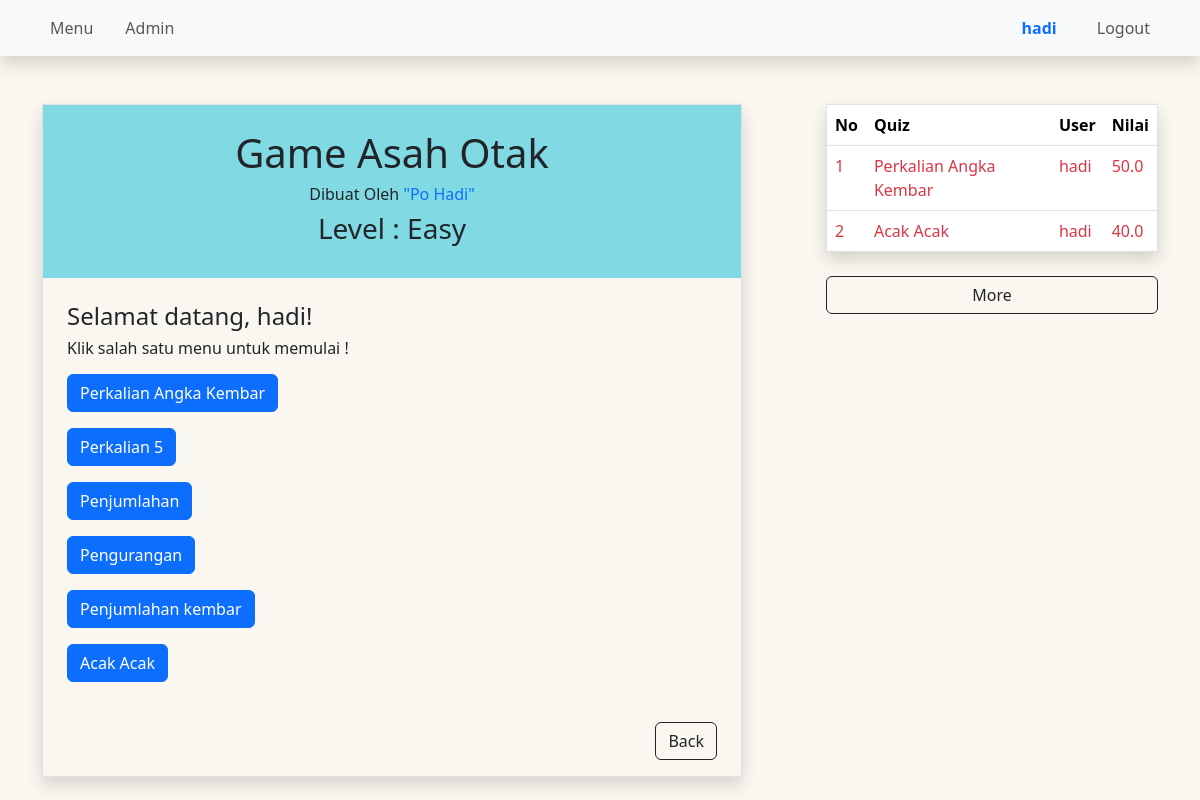
The page /easy/ (signed in) on the database its author committed.
### easy/models.py (models this page shows, shortened)
class Easy(models.Model):
  name = models.CharField(max_length=120)
  topic = models.CharField(max_length=120)
  number_of_questions = models.IntegerField()
  time = models.IntegerField()
  required_score_to_pass = models.IntegerField()

class ResultEasy(models.Model):
  quiz = models.ForeignKey(Easy, on_delete=models.CASCADE)
  user = models.ForeignKey(User, on_delete=models.CASCADE)
  score = models.FloatField()
  created = models.DateTimeField(auto_now_add=True)

### easy/views.py (the view)
# urls.py: path('', main_easy_view, name="main-easy-view"),
@login_required
def main_easy_view(request):
  easy_quiz = Easy.objects.all()
  user_id = request.user.id
  results = ResultEasy.objects.filter(user_id=user_id).order_by('-score')[:10]
  context = {
    'easy_quiz' : easy_quiz,
    'results' : results,
  }
  return render(request, 'easy/main.html', context)

### templates/easy/main.html (shortened to what this page needs)
{% extends "base.html" %}
{% load static %}
{% block content %}
<div class="row mt-5">
  <div class="col-md-8 ">
    <div class="border shadow " style="width: 700px;">
      <div class="text-center p-4" style="background-color: #81DAE3 ">
        <h1 >Game Asah Otak</h1>
        <h6 >Dibuat Oleh <span class="text-primary">"Po Hadi"</span></h6>
        <h3>Level : Easy</h3>
      </div>
      <div class="text-start p-4">
        <h4>Selamat datang, {{ user.username }}!</h4>
        <h6>Klik salah satu menu untuk memulai !</h6>
        {% for obj in easy_quiz %}
        <div class="mb-3 mt-3">
          <button type="button" class="btn btn-primary modal-button"
            data-bs-toggle="modal"
            data-bs-target="#quizStartModal"
            data-pk="{{obj.pk}}"
            data-quiz="{{obj.name}}"
            data-questions="{{obj.number_of_questions}}"
            data-difficulty="{{obj.difficulty}}"
            data-time="{{obj.time}}"
            data-pass="{{obj.required_score_to_pass}}" >
                {{obj.name}}
          </button>
        </div>
        {% endfor%}
      </div>
      <div class="d-flex justify-content-end mb-3  me-4">
        <a class="btn btn-outline-dark" href="/">Back</a>
      </div>
    </div>
  </div>
  <div class="col ms-4">
    <div>
      <table class="table border shadow">
        <thead>
          <tr class="">
            <th scope="col">No</th>
            <th scope="col">Quiz</th>
            <th scope="col">User</th>
            <th scope="col">Nilai</th>
          </tr>
        </thead>
        <tbody>
          {% for result in results %}
            {% if result.score == 100 %}
            <tr >
              <td class="text-primary">{{ forloop.counter }}</td>
              <td class="text-primary">{{ result.quiz.name }}</td>
              <td class="text-primary">{{ result.user.username }}</td>
              <td class="text-primary">{{ result.score }}</td>
            </tr>
            {% else %}
            <tr >
              <td class="text-danger">{{ forloop.counter }}</td>
              <td class="text-danger">{{ result.quiz.name }}</td>
              <td class="text-danger">{{ result.user.username }}</td>
              <td class="text-danger">{{ result.score }}</td>
            </tr>
            {% endif %}
          {% endfor %}
        </tbody>
      </table>
      <div class="d-grid">
        <a class="btn btn-outline-dark mt-2" href="{% url 'result-easy-view' %}">More</a>
      </div>
    </div>
  </div>
</div>
{% endblock content %}

### templates/base.html (shortened to what this page needs)
{% load static %}
<!doctype html>
<html lang="en">
  <head>
    <link rel="stylesheet" href="{% static 'style.css' %}">
    <link href="https://cdn.jsdelivr.net/npm/bootstrap@5.3.3/dist/css/bootstrap.min.css" rel="stylesheet">
  </head>
  <body  style="background-color: #FAF7F0;">
    <nav class="navbar navbar-expand-lg bg-body-tertiary shadow">
      <div class="container">
        <div class="collapse navbar-collapse" id="navbarNavAltMarkup">
          <div class="navbar-nav me-auto gap-3">
            {% if user.is_authenticated %}
            <a class="nav-link rounded tesHover {% block active_menu %}{% endblock active_menu %}" aria-current="page" href="/">Menu</a>
            {% endif %}
            {% if request.user.is_authenticated and request.user.is_superuser %}
            <a class="nav-link tesHover rounded " aria-current="page" href="/admin" target="_blank">Admin</a>
            {% endif %}
          </div>
          <div class="navbar-nav">
            {% if user.is_authenticated %}
            <span class="username nav-item nav-link  text-primary rounded me-4"><b>{{ user.username }}</b></span>
              <a class="nav-item nav-link tesHover rounded" href="{% url 'logout' %}">Logout</a>
            {% else %}
              <a class="nav-item nav-link tesHover rounded" href="{% url 'login' %}">Login</a>
            {% endif %}
        </div>
        </div>
      </div>
    </nav>
    <div class="container mt-3" >
      {% block content %}
      {% endblock content %}
    </div>
  </body>
</html>

### rows shown on the page
Easy: name "Perkalian Angka Kembar"
Easy: name "Perkalian 5"
Easy: name "Penjumlahan"
Easy: name "Pengurangan"
Easy: name "Penjumlahan kembar"
Easy: name "Acak Acak"
ResultEasy: quiz.name "Perkalian Angka Kembar", user.username "hadi", score "50.0"
ResultEasy: quiz.name "Acak Acak", user.username "hadi", score "40.0"

### other values the page prints
{{ user.username }} "hadi"
